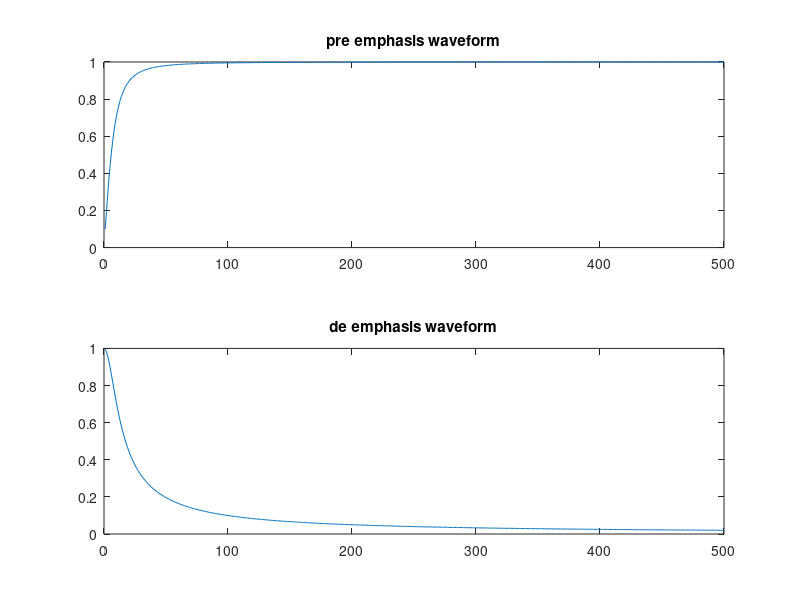

Reproduce this figure in MATLAB.
clc;
close all;
clear all;
fl=10;
for f=1:500
x(f)=(1/sqrt(1+(fl/f)^2));
f2(f)=f;
end
subplot(2,1,1);
plot(f2,x);
title('pre emphasis waveform');
for f=1:500
y(f)=(1/sqrt(1+(f/fl)^2));
f3(f) = f;
end
subplot(2,1,2);
plot(f3,y);
title('de emphasis waveform');
